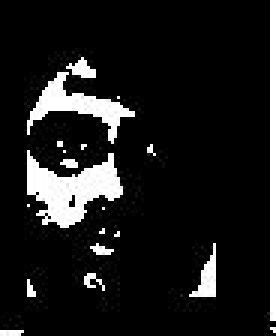
%> input picture System/CaptureLog/danushDectectionBW.jpg, 92 x 112 px (shown 3 times larger); its folder holds only this picture in this run
$ octave usermenu.m   (GNU Octave 9; MATLAB toolbox functions it lacks are replaced by stand-ins)
%> lines starting %> are read from the running program, lines starting %| are printed output that depends on the picture
### System/facerec.m
%function for face recognition
function [person_index,maxlogpseq] = facerec(filename,myDatabase,minmax)

%read the selected image
I = imread(filename);
try

%Converted into grey
    I = rgb2gray(I);
end
%Resize due to memory process
I = imresize(I,[56 46]);

    imshow(I)
%blured the image due to light effects
I = ordfilt2(I,1,true(3));

%verable for min and max coeffs
min_coeffs = minmax(1,:);
max_coeffs = minmax(2,:);
delta_coeffs = minmax(3,:);
seq = zeros(1,52);

%Vector formula
for blk_begin=1:52
    blk = I(blk_begin:blk_begin+4,:);
    [U,S,V] = svd(double(blk));
    blk_coeffs = [U(1,1) S(1,1) S(2,2)];
    blk_coeffs = max([blk_coeffs;min_coeffs]);
    blk_coeffs = min([blk_coeffs;max_coeffs]);
    qt = floor((blk_coeffs-min_coeffs)./delta_coeffs);
    label = qt(1)*7*10+qt(2)*7+qt(3)+1;
    seq(1,blk_begin) = label;
    imshow(I)
end

%define number of persone in databas
number_of_persons_in_database = size(myDatabase,2);
results = zeros(1,number_of_persons_in_database);
for i=1:number_of_persons_in_database
    TRANS = myDatabase{6,i}{1,1};
    EMIS = myDatabase{6,i}{1,2};
    [ignore,logpseq] = hmmdecode(seq,TRANS,EMIS);
    P=exp(logpseq);
    results(1,i) = P;
end


[maxlogpseq,person_index] = max(results);
fprintf(['This person is ',myDatabase{1,person_index},'.\n']);


%verable for recognized person
reco_person=(myDatabase{1,person_index});


%r=([myDatabase{1,person_index},'.html']);
%url = ['file:///C:\xampp\htdocs\Attandence system\UserSite',r];


Input_folder = '.\Capture\'; % folder with big images
Output_folder = ['C:\xampp\htdocs\Attandence system\FaceReg\data\',reco_person,'\'];
Output_folder_Log ='C:\xampp\htdocs\Attandence system\FaceReg\CaptureLog\';
%D = dir([Input_folder '1.jpg']);
D = dir([Input_folder '*.jpg']);
Inputs = {D.name}';
Outputs = Inputs; % preallocate
OutputsLog = Inputs;


for k = 1:length(Inputs)
    X = imread([Input_folder Inputs{k}]);
    idx = k; % index number
    Outputs{k} = regexprep(Outputs{k}, 'big', ['small_' num2str(idx)]);
    OutputsLog{k} = regexprep(OutputsLog{k}, 'big', ['small_' num2str(idx)]);
    imwrite(X, [Output_folder Outputs{k}],'jpg')
     fprintf('1.overright the database');
    imwrite(X, [Output_folder_Log OutputsLog{k}],'jpg')
     fprintf('2.Log file updated');
end


filenameLog = ['./CaptureLog/',reco_person,'.jpg'];
 fprintf('3.Log file updated real image');
imwrite(I,filenameLog);

%%%%%%%%%%%%%%%%%%%%%%%%%%%%%%%%%%%%%%%%%%%%%%%%%%%%%%%


%%%%% Reading of a RGB image

l=imread('C:\xampp\htdocs\Attandence system\SourcePHP\images\1.jpg');
%I=rgb2gray(i);
BW=im2bw(l);
figure,imshow(BW)

%%%%%%%%%%%%%%%%%%%%%%%%%%%%%%%%%%%%%%%%%%%%%%%%%%%%%%
%%%%% minimisation of background portion

[n1 n2]=size(BW);
r=floor(n1/10);
c=floor(n2/10);
x1=1;x2=r;
s=r*c;

for l=1:10
    y1=1;y2=c;
    for j=1:10
        if (y2<=c | y2>=9*c) | (x1==1 | x2==r*10)
            loc=find(BW(x1:x2, y1:y2)==0);
            [o p]=size(loc);
            pr=o*100/s;
            if pr<=100
                BW(x1:x2, y1:y2)=0;
                r1=x1;r2=x2;s1=y1;s2=y2;
                pr1=0;
            end
            imshow(BW);
        end
            y1=y1+c;
            y2=y2+c;
    end

 x1=x1+r;
 x2=x2+r;
end
 figure,imshow(BW)

 filenameLog = ['./CaptureLog/',reco_person,'DectectionBW.jpg'];
imwrite(BW,filenameLog);
%%%%%%%%%%%%%%%%%%%%%%%%%%%%%%%%%%%%%%%%%%%%%%%%
%%%%% detection of face object

L = bwlabel(BW,8);
BB  = regionprops(L, 'BoundingBox');
BB1=struct2cell(BB);
BB2=cell2mat(BB1);

[s1 s2]=size(BB2);
mx=0;
for k=3:4:s2-1
    p=BB2(1,k)*BB2(1,k+1);
    if p>mx & (BB2(1,k)/BB2(1,k+1))<1.8
        mx=p;
        j=k;
    end
end

hold on;
rectangle('Position',[BB2(1,j-2),BB2(1,j-1),BB2(1,j),BB2(1,j+1)],'EdgeColor','r' )


figure,imshow(l);
filenameLog = ['./CaptureLog/',reco_person,'Dectection.jpg'];
imwrite(l,filenameLog);

end

### System/usermenu.m


close all;
clc;

if (exist('DATABASE.mat','file'))
    load DATABASE.mat;
end
while (1==1)

    choice=menu('WelCome To Face Recognition Attandence system',...
                '1.Recognize from Image',...
                '2.Recognize from Webcam',...
                '3.Exit');
%> the answer given: 1

    if (choice == 1)
        if (~exist('myDatabase','var'))
            fprintf('Please generate database first!\n');
        else
            pause(0.1);
            [file_name, file_path] = uigetfile ({'*.pgm';'*.jpg';'*.png'});
%> the answer given: CaptureLog/danushDectectionBW.jpg
            if file_path ~= 0
                filename = [file_path,file_name];
                facerec (filename,myDatabase,minmax);
%> in facerec, I is the input picture: size 112x92 uint8; min 0, max 255, mean 28.2
%> in facerec, `I = imresize(I,[56 46]);`:
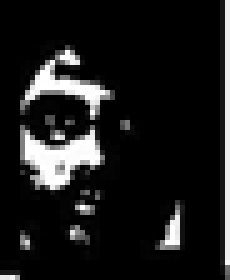
%> I: size 56x46 uint8 (shown 5 times larger); min 0, max 255, mean 28.4
%> in facerec, `I = ordfilt2(I,1,true(3));`:
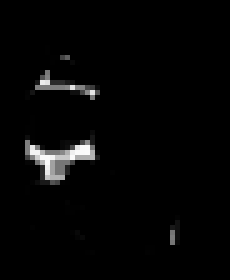
%> I: size 56x46 uint8 (shown 5 times larger); min 0, max 251, mean 5.7
%> the loop in facerec, `for blk_begin=1:52` made 52 passes
%> (blk_coeffs, qt, label) on passes 1 to 12: ([1 0 0], [17 0 0], 1191), ([1 0 0], [17 0 0], 1191), ([1 0 0], [17 0 0], 1191), ([1 0 0], [17 0 0], 1191), ([1 0 0], [17 0 0], 1191), ([0 1 0], [8 0 0], 561), ([0 1.41 0], [8 0 0], 561), ([0 114.9 1.41], [8 0 0], 561), ([0 114.9 9.11], [8 0 0], 561), ([0 114.9 9.11], [8 0 0], 561), ([-0.00823 121.3 114.9], [8 0 1], 562), ([0 189.7 114.9], [8 0 1], 562)
%> after the loop in facerec, `for blk_begin=1:52`: seq = 52 values, max 1191 at index 1, min 1 at index 37, mean 562.6
%> the run ends on the next line
